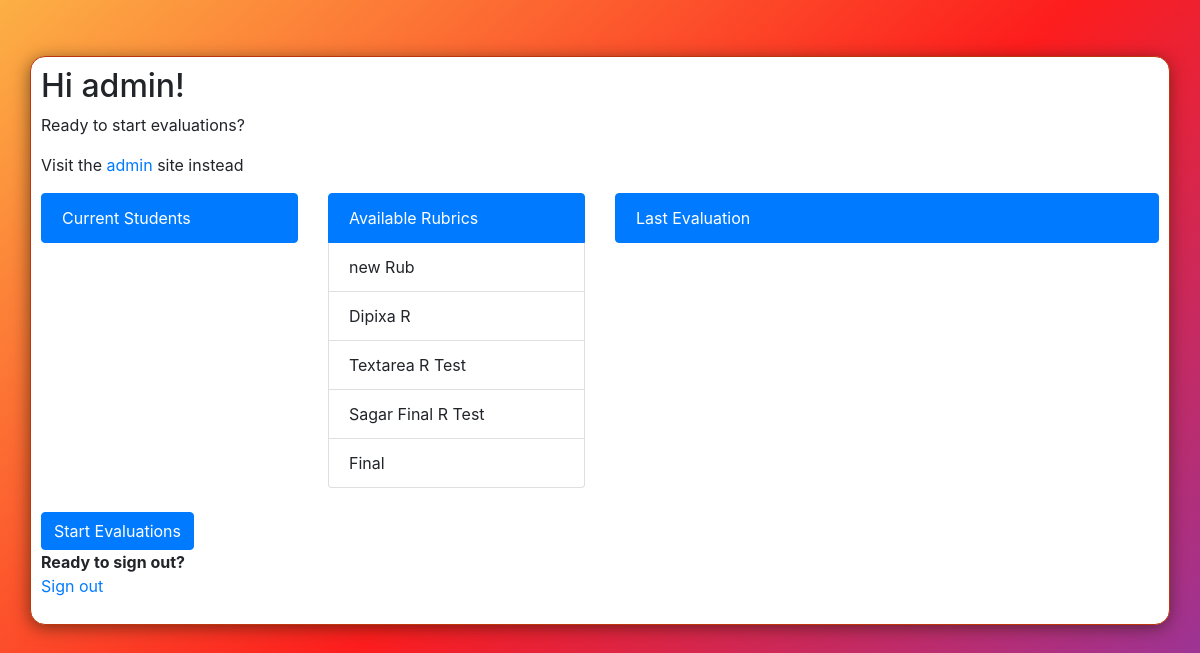
The app's page /home (signed in), older data.
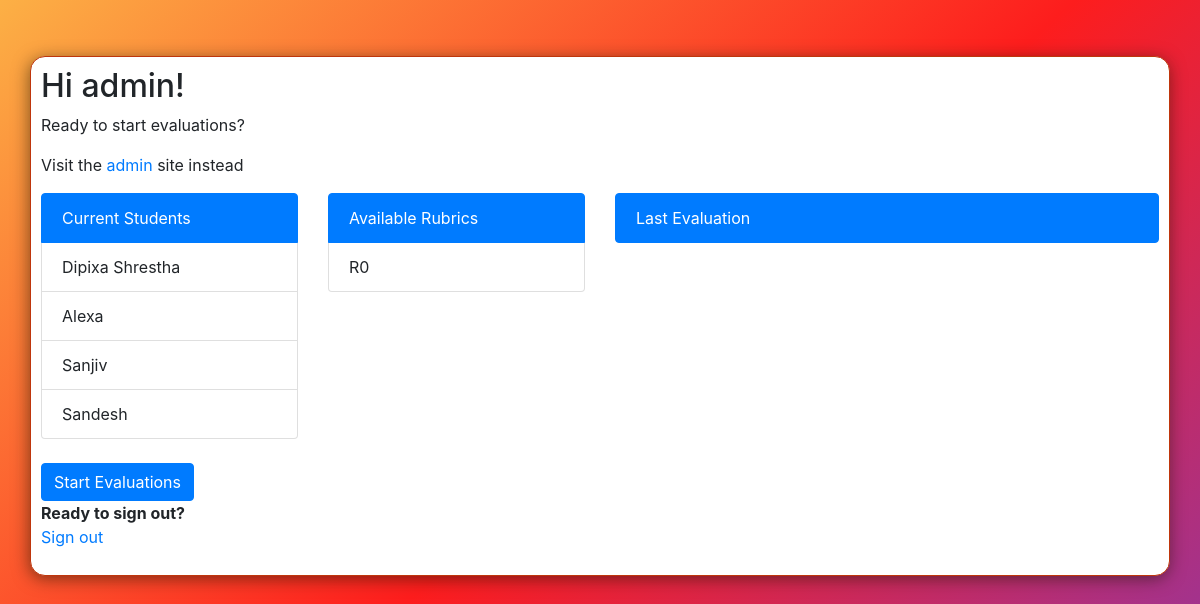
The same page, newer data.
### main/models.py (models this page shows, shortened)
class Rubric(models.Model):
    title = models.CharField(max_length=200, blank=True, default="Untitled")
    max_row = models.PositiveIntegerField(null=True)
    max_col = models.PositiveIntegerField(null=True)
    created_by = models.CharField(max_length=200)
    assigned_to = models.ManyToManyField(Evaluator)
    def __str__(self):
        return self.title

class Student(models.Model):
    name = models.CharField(max_length=200)
    classification = models.CharField(max_length=200)

### main/views.py (the view)
# urls.py: path('home', views.evaluatorhome, name='evaluatorhome'),
@login_required
def evaluatorhome(request):
    rubrics = Rubric.objects.all()
    students = Student.objects.all()
    evaluatons = evaluate_rubric.objects.all()
    context = {'rubrics':rubrics, 'students':students, 'evaluations':evaluatons}
    return render(request, 'main/evaluatorhome.html', context)

### main/templates/main/evaluatorhome.html (shortened to what this page needs)
{% extends  'base.html' %}
{% load static %}
{% block body_block %}
<div class = "container" id = "main_content">
{% if user.is_authenticated %}
<h2> Hi {{ user.username }}!</h2>
<p>
    Ready to start evaluations?<br>
</p>
    {% if user.is_superuser %}
    <p>Visit the <a href="/admin">admin</a> site instead</p>
    {% endif %}
<div class = "row">
  <div class = "col col-lg-3">
    <ul class="list-group">
    <li class="list-group-item active">Current Students</li>
    {%for student in students%}
      <li class="list-group-item">{{student.name}}</li>
    {%endfor%}
    </ul>
  </div>
<br/>
  <div class = "col col-lg-3">
    <ul class="list-group">
    <li class="list-group-item active">Available Rubrics</li>
    {%for rubric in rubrics%}
      <li class="list-group-item">{{rubric}}</li>
    {%endfor%}
    </ul>
  </div>
  <div class = "col col-lg-6">
    <ul class="list-group">
    <li class="list-group-item active">Last Evaluation</li>
    </ul>
  </div>
</div>
<br/>
<div>
  <form action = "{%url 'main:grade'%}">
    <input type = "submit" class = "btn btn-primary" value = "Start Evaluations">  </input>
  </form>
</div>
<b>Ready to sign out?</b>
<p><a href="/logout">Sign out</a></p>
{% else %}
  <p>You can't view this page</p>
{% endif %}
</div>
{%endblock%}

### main/templates/base.html (shortened to what this page needs)
{% load static %}
<!DOCTYPE html>
<html lang="en">
<head>
    <link rel="stylesheet" href="https://stackpath.bootstrapcdn.com/bootstrap/4.3.1/css/bootstrap.min.css">
    <link rel="stylesheet" href = "{% static 'css/landing.css' %}">
<link rel="stylesheet" href="https://use.fontawesome.com/releases/v5.7.2/css/all.css">
</head>
<body>
  {% block body_block %}
  {% endblock %}
</body>
</html>

### main/static/css/landing.css (style rules this page uses)
body { height: 100vh; background: rgb(131,58,180); background: linear-gradient(318deg, rgba(131,58,180,1) 0%, rgba(253,29,29,1) 50%, rgba(252,176,69,1) 100%); }
#main_content { margin-top: 7vh; border: 0.7px solid #BF360C; border-radius: 15px; width: auto; background-color: #FFFFFF; padding: 10px; box-shadow: -1px 3px 17px -1px rgba(22,22,2,0.58); -webkit-box-shadow: -1px 3px 17px -1px rgba(22,22,2,0.58); -moz-box-shadow: -1px 3px 17px -1px rgba(22,22,2,0.58); }

Row changes from the older to the newer data that the page shows:
removed Rubric: title "new Rub"
removed Rubric: title "Textarea R Test"
removed Rubric: title "Sagar Final R Test"
removed Rubric: title "Final"
added Student: name "Dipixa Shrestha"
added Student: name "Alexa"
added Student: name "Sanjiv"
added Student: name "Sandesh"
changed Rubric: title "Dipixa R" → "R0"
